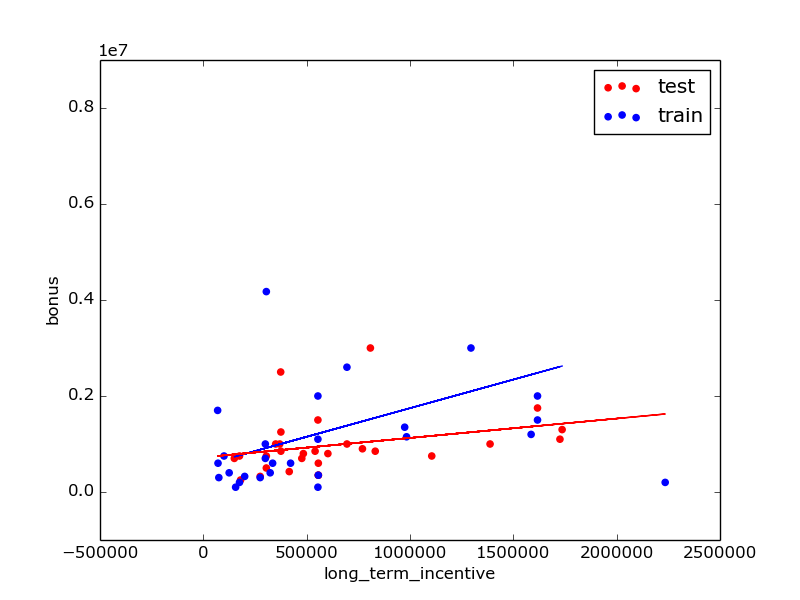

Write the Python code that produced this figure.
import sys
sys.path.append("../tools/")
import pickle
from sklearn.linear_model import LinearRegression
from feature_format import feature_format, target_feature_split

dictionary = pickle.load(open("../final/final_project_dataset_modified.pkl", "r") )

features_list = ["bonus", "long_term_incentive"]
data = feature_format(dictionary, features_list, remove_any_zeroes=True)
target, features = target_feature_split(data)

from sklearn.cross_validation import train_test_split
feature_train, feature_test, target_train, target_test = train_test_split(features, target, test_size=0.5, random_state=42)
train_color = "blue"
test_color = "red"

reg = LinearRegression()
reg.fit(feature_train, target_train)

import matplotlib.pyplot as plt
for feature, target in zip(feature_test, target_test):
    plt.scatter(feature, target, color=test_color) 
for feature, target in zip(feature_train, target_train):
    plt.scatter(feature, target, color=train_color) 

plt.scatter(feature_test[0], target_test[0], color=test_color, label="test")
plt.scatter(feature_test[0], target_test[0], color=train_color, label="train")

try:
    plt.plot(feature_test, reg.predict(feature_test))
except NameError:
    pass

print "Coef:",reg.coef_
print "Intercept:",reg.intercept_
print "Score:",reg.score(feature_test, target_test)

plt.xlabel(features_list[1])
plt.ylabel(features_list[0])
plt.legend()

reg.fit(feature_test, target_test)
plt.plot(feature_train, reg.predict(feature_train), color="red") 

plt.savefig("finance_regression.png")
plt.show()
